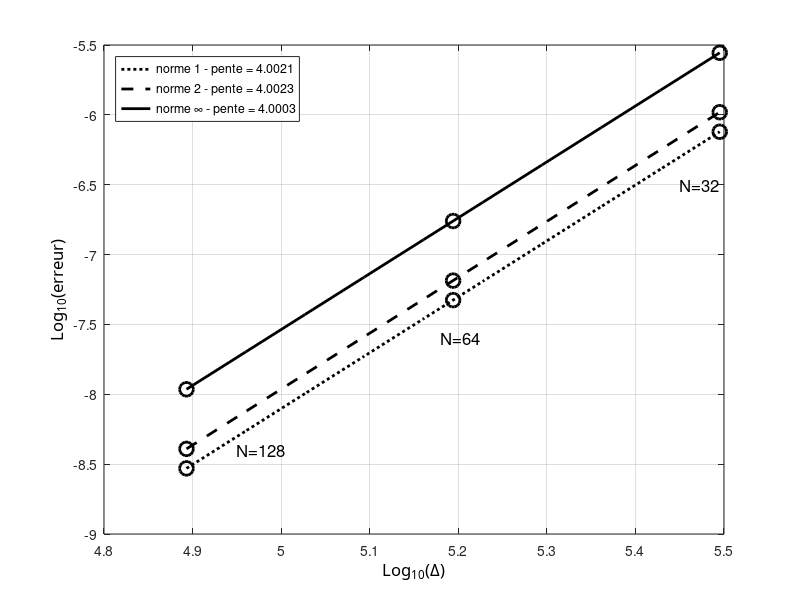

Reproduce this figure in MATLAB.
clc; clear all; close all;

radius=6371220;
N=[32 64 128];
dx=2*pi*radius./(4*N);

e1=[1.1422e-6 7.1216e-8 4.4469e-9];
e2=[1.0446e-6 6.5124e-8 4.0672e-9];
e3=[2.4469e-6 1.5229e-7 9.5186e-9];

e1=[7.5712e-7 4.7213e-8 2.9487e-9];
e2=[1.0446e-6 6.5124e-8 4.0672e-9];
e3=[2.7809e-6 1.7387e-7 1.0858e-8];


ldx=log10(dx);
le1=log10(e1);
le2=log10(e2);
le3=log10(e3);

%% plot 1
figure(11); 
%% curve 1
hl1=plot(ldx,le1,'ok');
set(hl1,'LineWidth',2.0);
set(hl1,'MarkerSize',10);
%set(hl1,'MarkerFaceColor','m');
%set(hl1,'MarkerEdgeColor','k');

hold on;
[a1,b1]=polyfit(ldx,le1,1);
tt=linspace(min(ldx),max(ldx),10);
lsq1=a1(2)+a1(1)*tt;
%a1=[3.8523 -35.1389]; lsq1=a1(2)+a1(1)*tt;
% %% courbes...
%hlf1=plot(tt,lsq1,'-r');
hlf1=plot(tt,lsq1,':k');
set(hlf1,'LineWidth',2.0);


%% curve 2
hl2=plot(ldx,le2,'ok');
set(hl2,'LineWidth',2.0);
set(hl2,'MarkerSize',10);
%set(hl2,'MarkerFaceColor','b');
%set(hl2,'MarkerEdgeColor','k');

hold on;
[a2,b1]=polyfit(ldx,le2,1);
tt=linspace(min(ldx),max(ldx),10);
lsq1=a2(2)+a2(1)*tt;
%a2=[3.8805 -35.1747]; lsq1=a2(2)+a2(1)*tt;
% %% courbes...
%hlf2=plot(tt,lsq1,'-b');
hlf2=plot(tt,lsq1,'--k');
set(hlf2,'LineWidth',2.0);

%% curve 3
hl3=plot(ldx,le3,'ok');
set(hl3,'LineWidth',2.0);
set(hl3,'MarkerSize',10);
%set(hl3,'MarkerFaceColor','r');
%set(hl3,'MarkerEdgeColor','k');

hold on;
[a3,b1]=polyfit(ldx,le3,1);
tt=linspace(min(ldx),max(ldx),10);
lsq1=a3(2)+a3(1)*tt;
%a3=[3.9806 -35.3017]; lsq1=a3(2)+a3(1)*tt;
% %% courbes...
%hlf3=plot(tt,lsq1,'-g');
hlf3=plot(tt,lsq1,'-k');
set(hlf3,'LineWidth',2.0);

ha=gca;
xa=get(gca,'Xlabel');
set(ha,'Xgrid','on');
set(xa,'String','Log_{10}(\Delta)');
set (xa,'FontName','Calibri');
set(xa,'FontSize',12);

% ylabel
ha=gca;
ya=get(gca,'Ylabel');
set(ha,'Ygrid','on');
set(ya,'String','Log_{10}(erreur)');
set (ya,'FontName','Calibri');
set(ya,'FontSize',12);

%% legend
legend([hlf1,hlf2,hlf3],{['norme 1 - pente = ' num2str(a1(1))],['norme 2 - pente = ' num2str(a2(1))],['norme \infty - pente = ' num2str(a3(1))]},'Location','NorthWest')

%% texte
ht=text('Position',[4.95, -8.4,0],'String','N=128');
set(ht,'FontSize',12);
ht=text('Position',[5.18,-7.6,0],'String','N=64');
set(ht,'FontSize',12);
ht=text('Position',[5.45,-6.5,0],'String','N=32');
set(ht,'FontSize',12);
